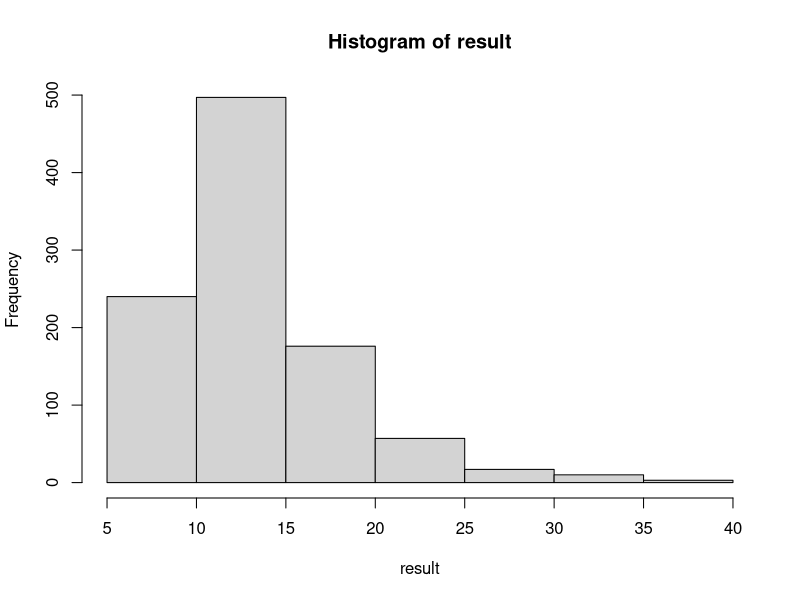

Write the R code that produced this figure.
#------------------------------------------------------------------------------#
# 02 - Playing around with the concept and coding
# Simulation of "shut the box" dice game
#------------------------------------------------------------------------------#

# There are a few possible strategies that come to mind, but firstly I need
# to make the basic functions that will describe the game.

#------------------------------------------------------------------------------#
# Just playing around with the concept                                      ####
#------------------------------------------------------------------------------#


# We have a vector, initial empty, which will be populated as numbers are
# rolled

outcome <- c()

# This is the initial roll

roll1 <- sample(1:6,1)
roll2 <- sample(1:6,1)
sum = roll1 + roll2

# check if these numbers are in the outcome vector
check1 <- roll1 %in% outcome
check2 <- roll2 %in% outcome
checksum <- sum %in% outcome

# Then we need a decision point for the selection, based on strategy
strategy = 1 # I'll populate these later. For now 1 just maximises #matches

if(strategy == 1){ # Maximises number of matches
  
  if(check1 == TRUE & check2 == TRUE & checksum == TRUE){
    outcome = outcome
  } else if((check1 == TRUE | check2 == TRUE) & checksum == FALSE){
    outcome[length(outcome)+1] <- sum
  } else if(roll1 == roll2 & check1 == FALSE){
    outcome[length(outcome)+1] <- roll1
  } else {
    if(check1 == FALSE){outcome[length(outcome)+1] <- roll1}
    if(check2 == FALSE){outcome[length(outcome)+1] <- roll2}
  }
}

# More strategies will be added in the full function

# Now we check the length of the outcome vector: if it is 10, the game is over
outcome = sort(outcome)
if(length(outcome) == 10){print("The game is over!")}


#------------------------------------------------------------------------------#
# Putting this into a function                                              ####
#------------------------------------------------------------------------------#

# OK that works, now to put it into a function. I will have it return the
# number of runs it takes to complete.

# This will be updated in the next script as more strategies are added.

fn_ShutTheBox <- function(strategy){
  
    # Stop if the argument is not numeric
    stopifnot(is.numeric(strategy))
    
    # Initial outcome vector
    outcome <- c()
    
    # Initial index
    runs = 0
    
    # Now we begin the loop. We go until length(outcome) == 10
    
    for(runs in 1:1000){
    
        # This is the initial roll
        roll1 <- sample(1:6,1)
        roll2 <- sample(1:6,1)
        sum = roll1 + roll2
        
        # check if these numbers are in the outcome vector
        check1 <- roll1 %in% outcome
        check2 <- roll2 %in% outcome
        checksum <- sum %in% outcome
        
        # Then we need a decision point for the selection, based on strategy
        
        if(strategy == 1){ # Maximises number of matches
          
          if(check1 == TRUE & check2 == TRUE & checksum == TRUE){
            outcome = outcome
          } else if(check1 == FALSE & check2 == FALSE & (roll1 != roll2)){
            outcome[length(outcome)+1] <- roll1
            outcome[length(outcome)+1] <- roll2
          } else if(check1 == FALSE & check2 == FALSE & (roll1 == roll2)){
            outcome[length(outcome)+1] <- roll1
          } else if((check1 == TRUE | check2 == TRUE) & checksum == FALSE){
            outcome[length(outcome)+1] <- sum
          } else if(checksum == TRUE & (roll1 != roll2)){
            if(check1 == FALSE){outcome[length(outcome)+1] <- roll1}
            if(check2 == FALSE){outcome[length(outcome)+1] <- roll2}
          } else if(checksum == TRUE & (roll1 != roll2)){
            outcome[length(outcome)+1] <- roll1
          }
        }
        
        # Now we check the length of the outcome vector: if it is 10, the game is over
        outcome = sort(outcome)
        
        # Now for the check
        if(length(outcome)>=10){break}
        
        }
    return(runs)   
    }

# Now to test
test1 <- fn_ShutTheBox(1)
# Works a treat.

#------------------------------------------------------------------------------#
# Setting up the loop                                                       ####
#------------------------------------------------------------------------------#

# Let's do 1000 games to test the outcomes
result = c()
for(i in 1:1000){
  numruns <- fn_ShutTheBox(1)
  result[length(result)+1] <- numruns
}

hist(result)
